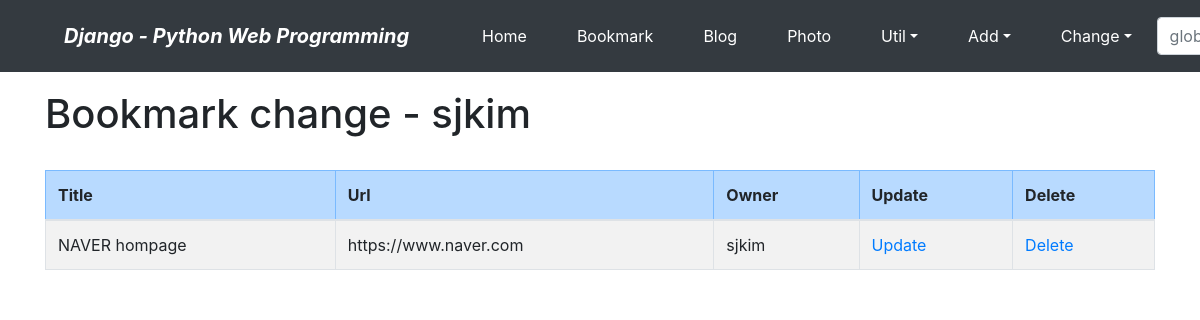
The app's page /bookmark/change/ (signed in) with its own data.
### bookmark/models.py (models this page shows, shortened)
class Bookmark(models.Model):
    title = models.CharField("TITLE", max_length=100, blank=True)
    url = models.URLField('URL', unique=True)
    owner = models.ForeignKey(User, on_delete=models.CASCADE, blank=True, null=True)

### bookmark/views.py (the view)
# urls.py: path('change/', views.BookmarkChangeLV.as_view(), name='change'),
class BookmarkChangeLV(LoginRequiredMixin, ListView):
    template_name = 'bookmark/bookmark_change_list.html'
    def get_queryset(self):
        return Bookmark.objects.filter(owner=self.request.user)

### bookmark/templates/bookmark/bookmark_change_list.html (shortened to what this page needs)
{% extends "base.html" %}
{% block content %}
<h1>Bookmark change - {{user}}</h1>
<br>
<table class="table table-bordered table-condensed table-striped">
    <thead>
        <tr class="table-primary">
            <th>Title</th>
            <th>Url</th>
            <th>Owner</th>
            <th>Update</th>
            <th>Delete</th>
        </tr>
    </thead>
    <tbody>
        {% for item in object_list %}
        <tr>
            <td>{{ item.title }}</td>
            <td>{{ item.url }}</td>
            <td>{{ item.owner }}</td>
            <td><a href="{% url 'bookmark:update' item.id %}">Update</a></td>
            <td><a href="{% url 'bookmark:delete' item.id %}">Delete</a></td>
        </tr>
        {% endfor %}
    </tbody>
</table>
{% endblock %}

### records on screen
Bookmark: title "NAVER hompage", url "https://www.naver.com", owner "sjkim"

### other values on screen
{{ user }} "sjkim"
